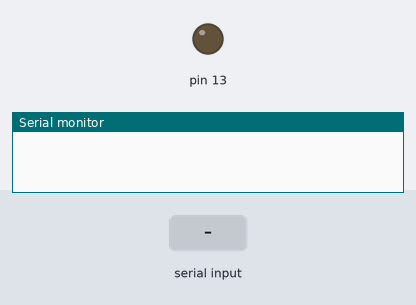
This sketch was run on a simulated Arduino Uno, built with avr-gcc and run on an emulated ATmega328P. On the bench: output pins drawn as LEDs (lit = HIGH), the last lines printed to the serial monitor. Inputs (shaded band) come from the test bench.

Above: at 1.2 s.
1.3 s: "1\n" received over Serial
At 2.5 s:
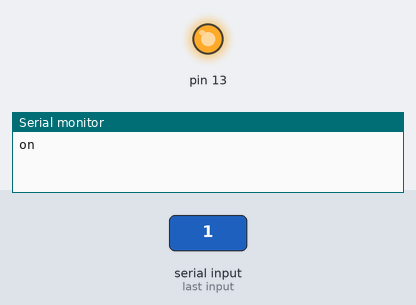
2.8 s: byte 48 ('0') received over Serial
At 3.6 s:
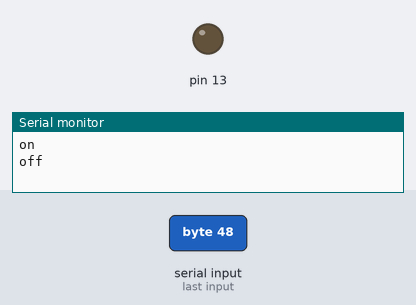
Timing chart, 0 to 5.8 s (numbered marks = the images above; inputs shaded):
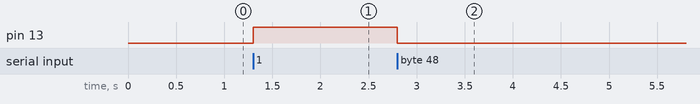

Measured:
- after the input at 1.3 s, pin 13: LOW → HIGH at once
- after the input at 2.8 s, pin 13: HIGH → LOW at once

The sketch:

BlinkBT.ino
```cpp
char data ;
void setup()
{
    Serial.begin(9600);
    pinMode(13, OUTPUT);
}
void loop()
{
   if(Serial.available() > 0)
   {
      data = Serial.read();
      Serial.print("\n");
      if(data == '1')
      {
         digitalWrite(13, HIGH);
         Serial.print("on");
      }
      else if(data == '0')
      {
        digitalWrite(13, LOW);
        Serial.print("off");
      }
   }
}
```

Stack.cpp
```cpp
#include<stdio.h>
#include<stdlib.h>
struct node
{
	int val;
	struct node *next;
};

struct stack
{
	int size;
	struct node *top;
};

bool isempty(struct stack *s)
{
	return(s->size==0);
};

void push(struct stack *s,int i)
{
	struct node *n=(struct node*)malloc(sizeof(struct node));
	n->val=i;
	n->next=s->top;
	s->top=n;
	(s->size)++;
}

struct node pop(struct stack *s)
{
	struct node *n=(struct node*)malloc(sizeof(struct node));
	if(isempty(s))
	{
		return(*n);
	}
	n=s->top;
	s->top=s->top->next;
	return(*n);
}

int peek(struct stack *s)
{
	return(s->top->val);
}

int main()
{
	struct stack *s=(struct stack*)malloc(sizeof(struct stack));
	s->size=0;
	push(s,2);
	printf("%d",peek(s));
}
  
```
